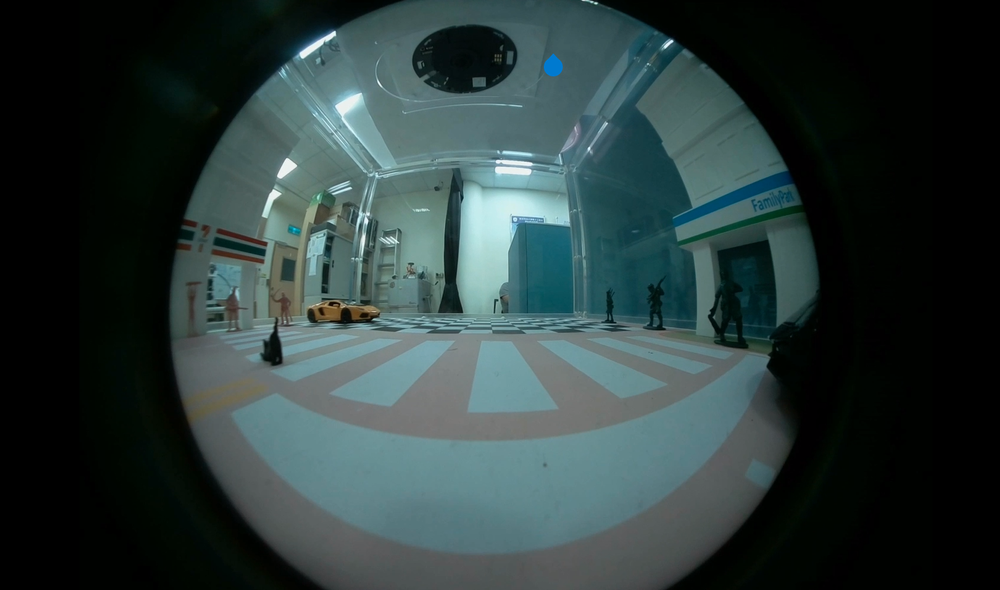
#> input picture fisheye1.png, 1000 x 590 px, shrunk from 1688 x 996 before the run
$ python fast.py
#> lines starting #> are read from the running program, lines starting #| are printed output that depends on the picture
import cv2
import matplotlib.pyplot as plt
import numpy as np

image = cv2.imread('./fisheye1.png')
#> image is the input picture: shape (590, 1000, 3); mean B, G, R 59.1, 59.6, 44
image = cv2.cvtColor(image, cv2.COLOR_BGR2RGB)
gray = cv2.cvtColor(image, cv2.COLOR_RGB2GRAY)
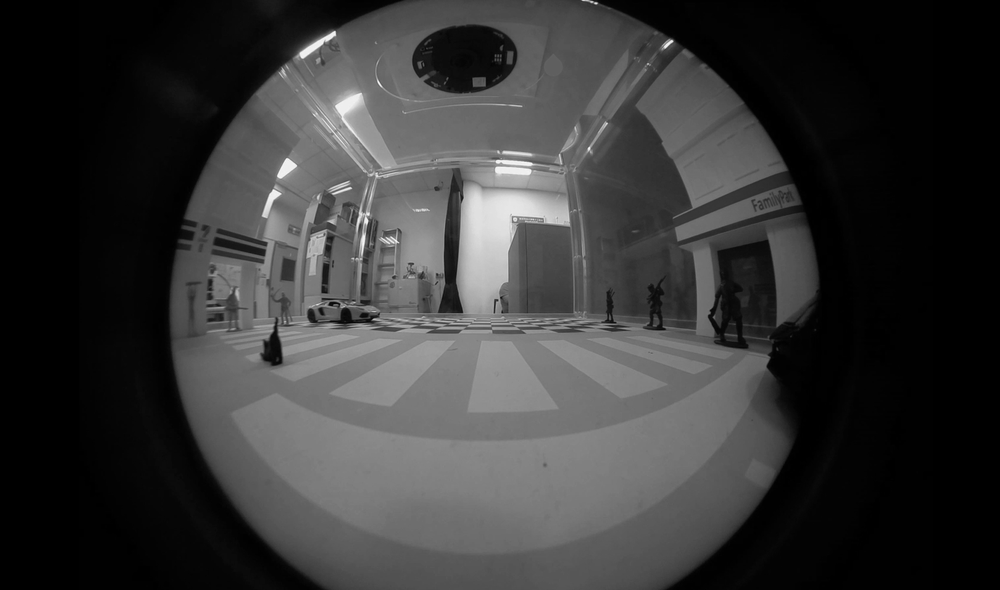
#> gray: shape (590, 1000); min 0, max 250, mean 54.9
fx, plots = plt.subplots(1, 2, figsize=(20,10))

plots[0].set_title("Orignal Image")
plots[0].imshow(image)
plots[1].set_title("Gray Image")
plots[1].imshow(gray, cmap="gray")

fast = cv2.FastFeatureDetector_create()
keypoints_with_nonmax = fast.detect(gray, None)
#> keypoints_with_nonmax = 1491 keypoints; strongest (x, y, size): (671, 41, 7), (596, 3, 7), (334, 32, 7), (373, 319, 7)

fast.setNonmaxSuppression(False)
keypoints_without_nonmax = fast.detect(gray, None)
#> keypoints_without_nonmax = 7382 keypoints; strongest (x, y, size): (594, 3, 7), (595, 3, 7), (596, 3, 7), (597, 3, 7)

image_with_nonmax = np.copy(image)
image_without_nonmax = np.copy(image)

cv2.drawKeypoints(image, keypoints_with_nonmax, image_with_nonmax, color=(0,255,0), flags=cv2.DRAW_MATCHES_FLAGS_DRAW_RICH_KEYPOINTS)
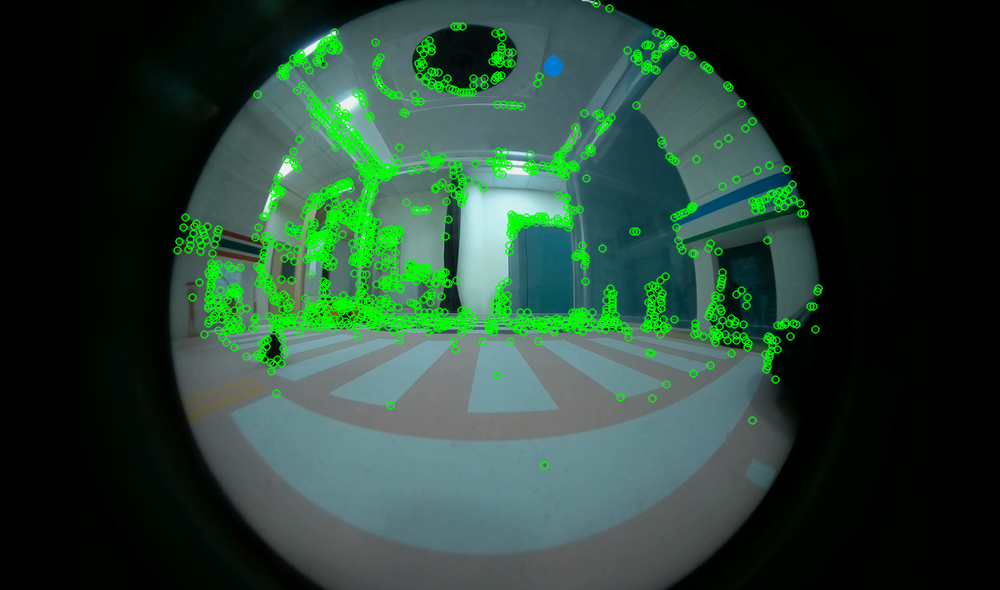
#> image_with_nonmax: shape (590, 1000, 3); mean R, G, B 40, 67, 53.7
cv2.drawKeypoints(image, keypoints_without_nonmax, image_without_nonmax, color=(0,255,0), flags=cv2.DRAW_MATCHES_FLAGS_DRAW_RICH_KEYPOINTS)
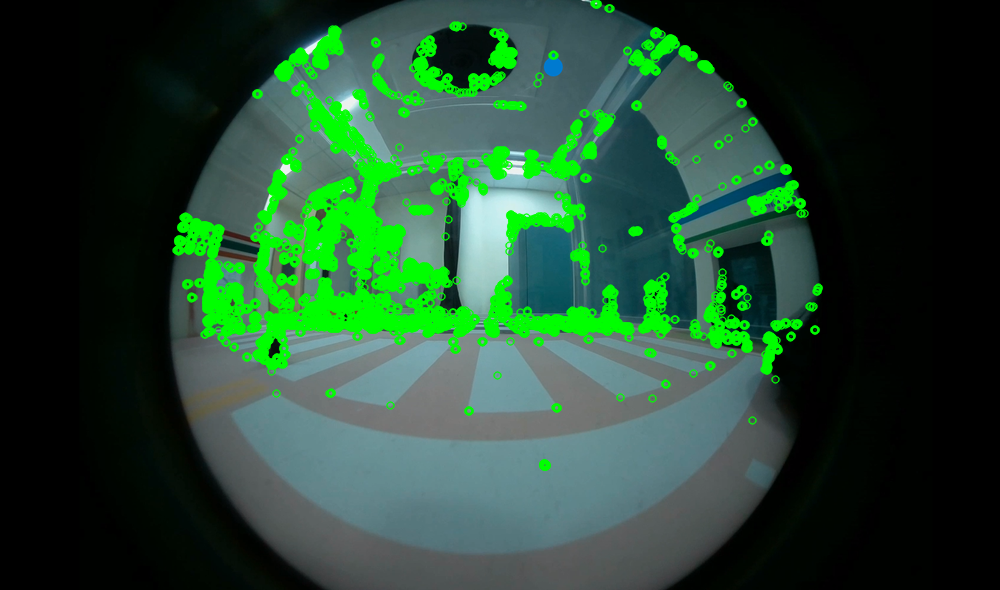
#> image_without_nonmax: shape (590, 1000, 3); mean R, G, B 37.1, 72.7, 49.9

fx, plots = plt.subplots(1, 2, figsize=(20,10))

plots[0].set_title("With non max suppression")
plots[0].imshow(image_with_nonmax)

plots[1].set_title("Without non max suppression")
plots[1].imshow(image_without_nonmax)


print("Number of Keypoints Detected In The Image With Non Max Suppression: ", len(keypoints_with_nonmax))
#| Number of Keypoints Detected In The Image With Non Max Suppression:  1491
print("Number of Keypoints Detected In The Image Without Non Max Suppression: ", len(keypoints_without_nonmax))
#| Number of Keypoints Detected In The Image Without Non Max Suppression:  7382

plt.show()
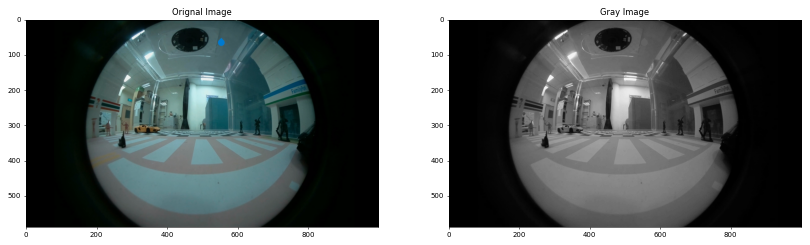
#> figure drawn by matplotlib, 2 panels
